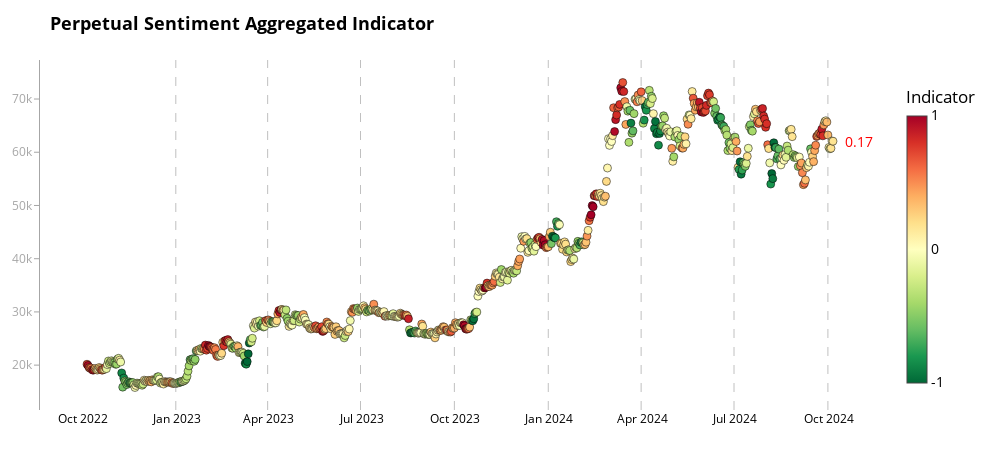

The notebook cell saved with this chart:
### Code cell
# Example usage
fig2 = chart_aggregate(merged_df, 'aggregate_indicator_equalweight', 'price_usd_close', "Perpetual Sentiment Aggregated Indicator")
fig2.show()
pio.write_html(fig2, file=f'bitcoin_analysis_prep_aggr_last_1year.html')
print("All charts have been displayed and saved as separate HTML files.")

### Figure 1 — Plotly figure (JSON) as saved in the notebook; plotly's stock layout.template omitted (floating-point values rounded to 4 significant figures; data arrays with more than 128 entries replaced by an {"elided": "..."} marker saying what was removed)
{"data": [{"hoverinfo": "text", "marker": {"cmax": 1, "cmin": -1, "color": {"elided": "732 float values"}, "colorbar": {"len": 0.9, "lenmode": "fraction", "thickness": 20, "ticktext": ["-1", "0", "1"], "tickvals": [-1, 0, 1], "title": {"text": "Indicator"}, "x": 1.02, "xpad": 10}, "colorscale": [[0.0, "rgb(0,104,55)"], [0.1, "rgb(26,152,80)"], [0.2, "rgb(102,189,99)"], [0.3, "rgb(166,217,106)"], [0.4, "rgb(217,239,139)"], [0.5, "rgb(255,255,191)"], [0.6, "rgb(254,224,139)"], [0.7, "rgb(253,174,97)"], [0.8, "rgb(244,109,67)"], [0.9, "rgb(215,48,39)"], [1.0, "rgb(165,0,38)"]], "line": {"color": "black", "width": 0.5}, "size": 8}, "mode": "markers", "text": {"elided": "732 str values"}, "x": {"elided": "732 str values"}, "y": {"elided": "732 float values"}, "type": "scatter"}], "layout": {"shapes": [{"line": {"color": "rgba(128, 128, 128, 0.7)", "dash": "dash", "width": 1}, "opacity": 0.7, "type": "line", "x0": "2022-12-31T00:00:00", "x1": "2022-12-31T00:00:00", "xref": "x", "y0": 0, "y1": 1, "yref": "y domain"}, {"line": {"color": "rgba(128, 128, 128, 0.7)", "dash": "dash", "width": 1}, "opacity": 0.7, "type": "line", "x0": "2023-03-31T00:00:00", "x1": "2023-03-31T00:00:00", "xref": "x", "y0": 0, "y1": 1, "yref": "y domain"}, {"line": {"color": "rgba(128, 128, 128, 0.7)", "dash": "dash", "width": 1}, "opacity": 0.7, "type": "line", "x0": "2023-06-30T00:00:00", "x1": "2023-06-30T00:00:00", "xref": "x", "y0": 0, "y1": 1, "yref": "y domain"}, {"line": {"color": "rgba(128, 128, 128, 0.7)", "dash": "dash", "width": 1}, "opacity": 0.7, "type": "line", "x0": "2023-09-30T00:00:00", "x1": "2023-09-30T00:00:00", "xref": "x", "y0": 0, "y1": 1, "yref": "y domain"}, {"line": {"color": "rgba(128, 128, 128, 0.7)", "dash": "dash", "width": 1}, "opacity": 0.7, "type": "line", "x0": "2023-12-31T00:00:00", "x1": "2023-12-31T00:00:00", "xref": "x", "y0": 0, "y1": 1, "yref": "y domain"}, {"line": {"color": "rgba(128, 128, 128, 0.7)", "dash": "dash", "width": 1}, "opacity": 0.7, "type": "line", "x0": "2024-03-31T00:00:00", "x1": "2024-03-31T00:00:00", "xref": "x", "y0": 0, "y1": 1, "yref": "y domain"}, {"line": {"color": "rgba(128, 128, 128, 0.7)", "dash": "dash", "width": 1}, "opacity": 0.7, "type": "line", "x0": "2024-06-30T00:00:00", "x1": "2024-06-30T00:00:00", "xref": "x", "y0": 0, "y1": 1, "yref": "y domain"}, {"line": {"color": "rgba(128, 128, 128, 0.7)", "dash": "dash", "width": 1}, "opacity": 0.7, "type": "line", "x0": "2024-09-30T00:00:00", "x1": "2024-09-30T00:00:00", "xref": "x", "y0": 0, "y1": 1, "yref": "y domain"}], "annotations": [{"align": "left", "font": {"color": "red", "size": 14}, "showarrow": false, "text": "0.17", "x": "2024-10-05T00:00:00", "xanchor": "left", "xshift": 10, "y": 62080.0, "yanchor": "middle"}], "title": {"font": {"color": "black", "size": 18, "weight": "bold"}, "text": "Perpetual Sentiment Aggregated Indicator"}, "font": {"color": "black", "size": 14}, "margin": {"l": 40, "r": 120, "t": 60, "b": 40}, "showlegend": false, "hovermode": "closest", "plot_bgcolor": "white", "paper_bgcolor": "white", "width": 1000, "height": 450, "xaxis": {"tickfont": {"color": "black", "size": 12}, "showgrid": false, "zeroline": false, "dtick": "M3", "tickformat": "%b %Y", "showline": false, "mirror": false}, "yaxis": {"tickfont": {"color": "rgba(128, 128, 128, 0.7)", "size": 12}, "showgrid": false, "zeroline": false, "showline": true, "linewidth": 1, "linecolor": "rgba(128, 128, 128, 0.7)", "mirror": false, "ticks": "outside", "ticklen": 5, "tickcolor": "rgba(128, 128, 128, 0.7)"}}}
